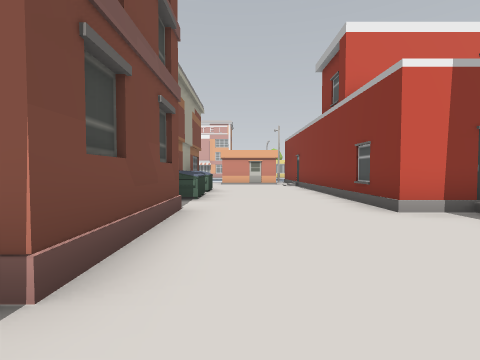
View 1 (above)

13 first-person views from a walk through a scene from a Unity 3-D project. The camera is 1.3 m above the floor, tilts 2° down and sees 85° across. The floor is counted in squares, 2 m on a side. Each view is taken from the middle of a square. On the plan, view 1 faces up. The plan holds only what a view shows up to about 9 squares ahead; the rest is blank. The place goes on beyond the plan.

View 2
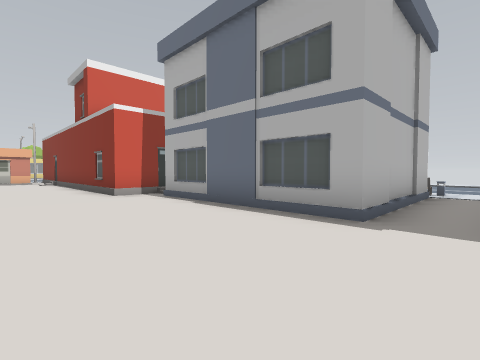

View 3
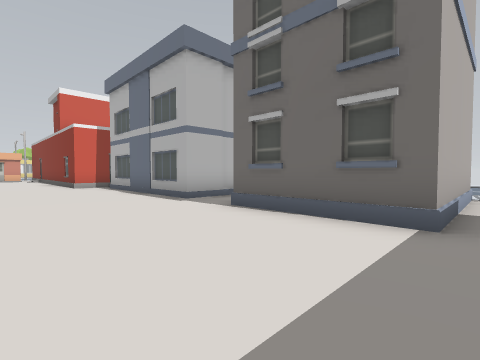

View 4
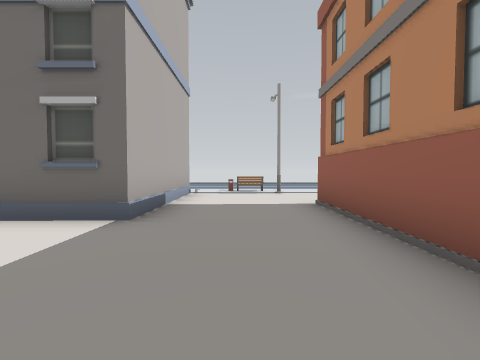

View 5
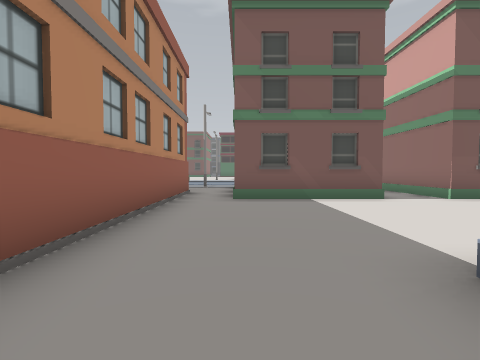

View 6
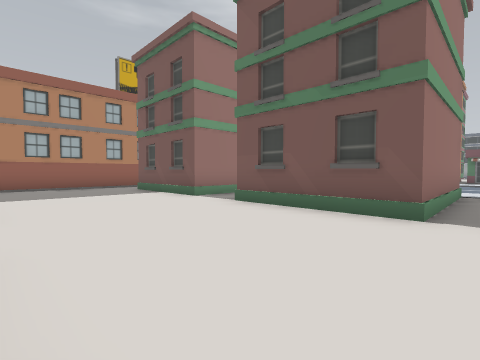

View 7
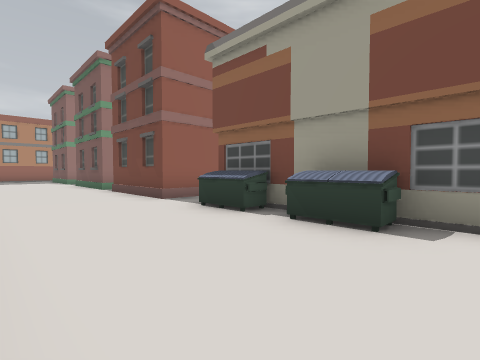

View 8
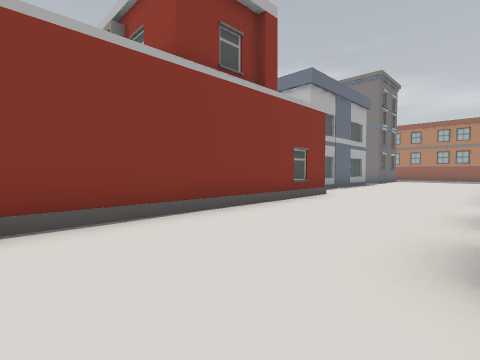

View 9
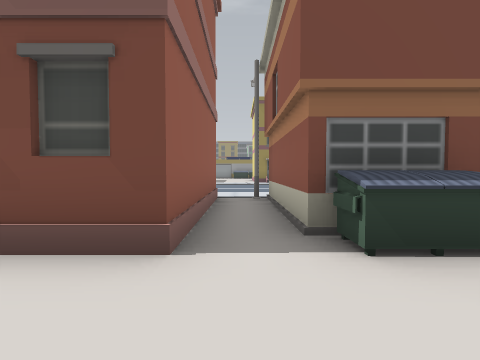

View 10
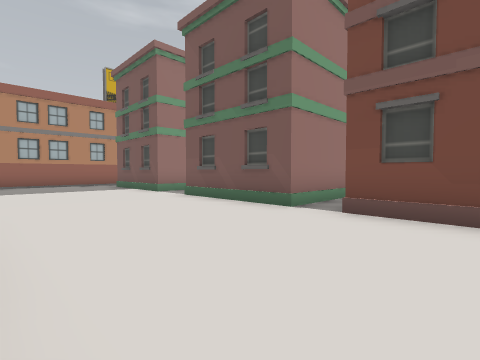

View 11
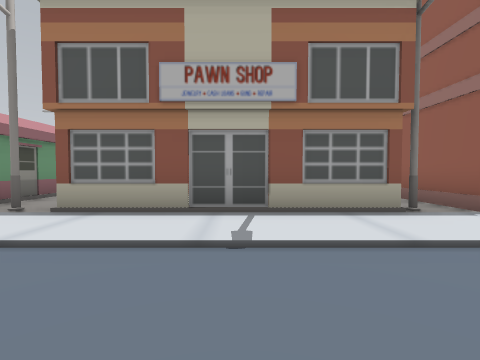

View 12
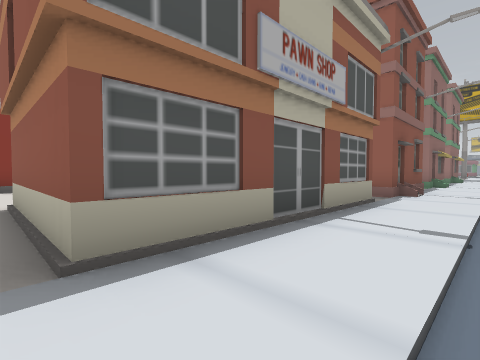

View 13
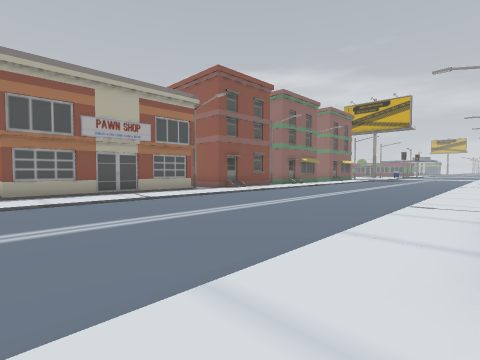

### Floor plan
Key: @ floor where view 1 was taken; # wall or solid block; . floor; / step, stairs or slope; U dumpster; B building; S streetlight; O other object.
Columns run from 13 left of view 1 to 5 right of it. Each row starts with its distance up from view 1.
 11 ./..../.S.......#
 10 ./..../.#  #....#
  9 ./..../.#  #U...#
  8 ./..../.#  #U...#
  7 //..../.# ##U...#
  6 ./..../.###BU...#
  5 ./..../.S.......B
  4 ./..../.#####...##
  3 S/..../.#   #....#
  2 ./... /.B   #....B
  1  /..   .O........#
  0  /.    .#####@...#
 -1             #....#
 -2             B......
 -3          ####......
 -4           ......B#
 -5           ###....#
 -6             #....##
 -7             B......
 -8             #......
 -9            ........
-10            ########

Where each view was taken, in squares from view 1:
view 1: 0 up, 0 right, facing up
view 2: 3 down, 0 right, facing up-right
view 3: 7 down, 0 right, facing up-right
view 4: 8 down, 0 right, facing right
view 5: 8 down, 5 right, facing left
view 6: 1 up, 3 right, facing down-left
view 7: 10 up, 2 right, facing down-left
view 8: 11 up, 1 left, facing down-right
view 9: 5 up, 1 right, facing left
view 10: 3 up, 3 right, facing down-left
view 11: 8 up, 9 left, facing right
view 12: 11 up, 7 left, facing down-right
view 13: 11 up, 13 left, facing down-right
